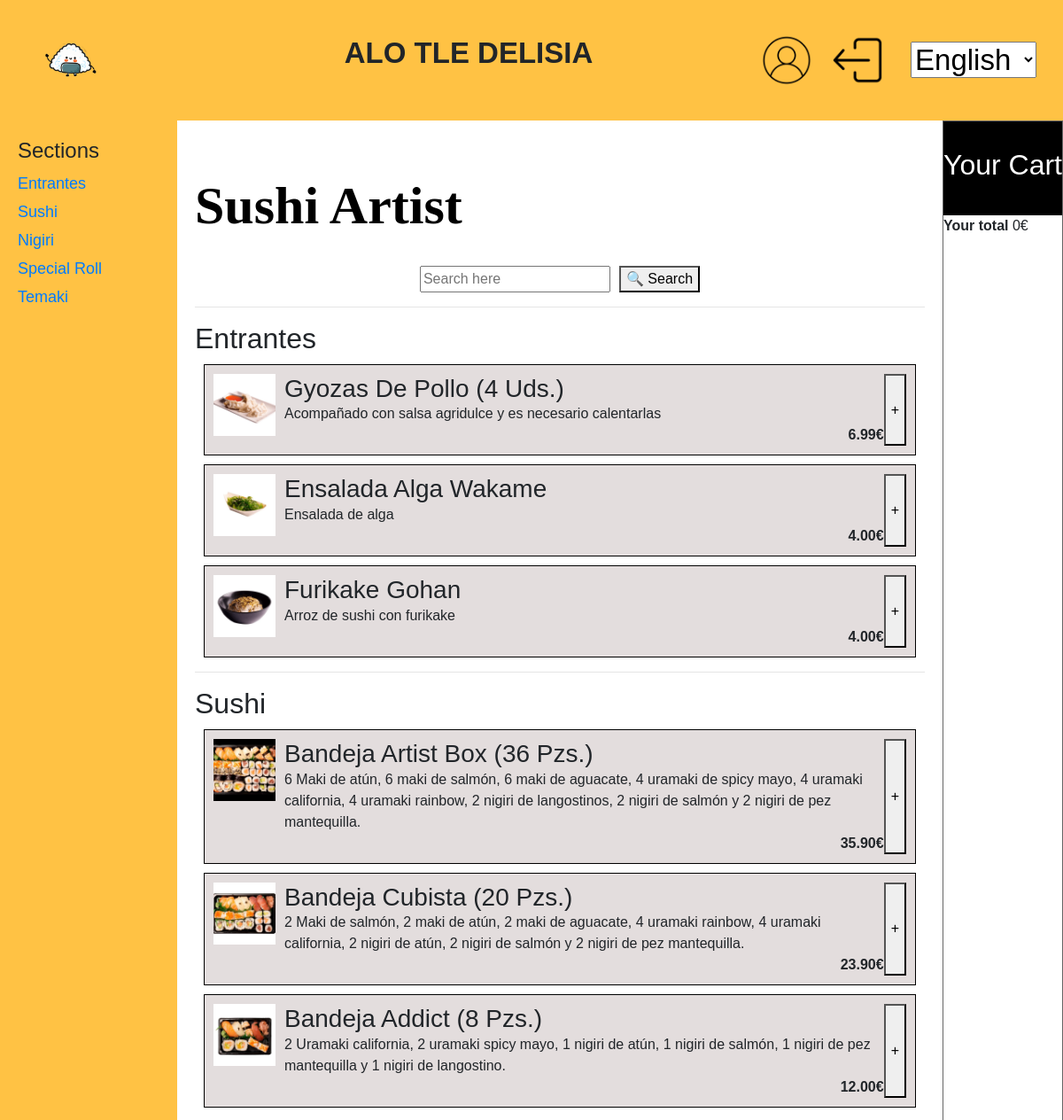
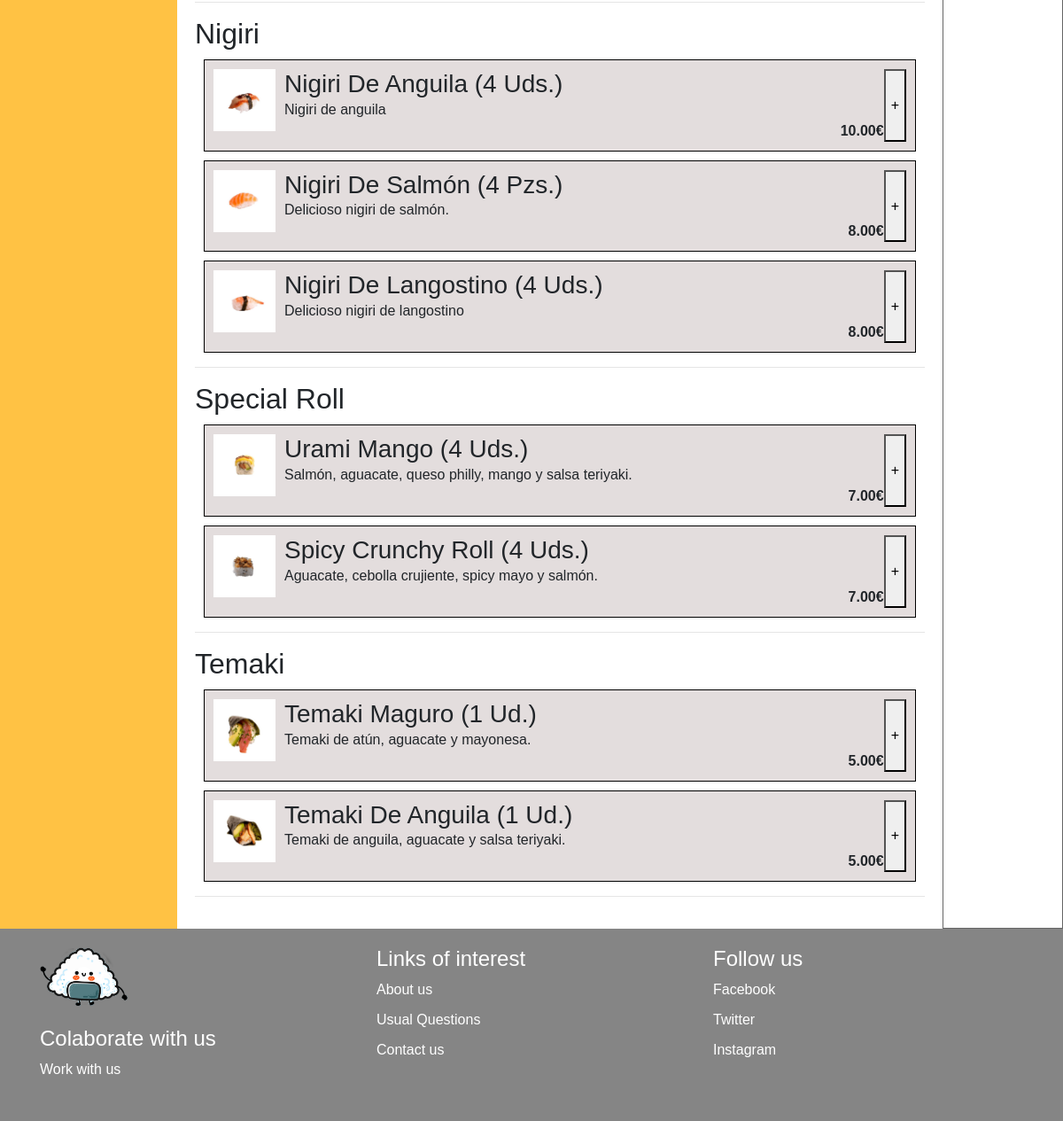
/restaurante/Sushi Artist, run on the app's committed database (2 pictures, top to bottom).
### myapp/models.py (models this page shows)
class TipoProducto(models.Model):
    idTipoProducto = models.AutoField(primary_key=True)
    nombre = models.CharField(max_length=255)
    descripcion=models.TextField()
    idRestaurante = models.ForeignKey(Restaurante, on_delete=models.CASCADE)

class Restaurante(models.Model):
    idRestaurante = models.AutoField(primary_key=True)
    nombre = models.CharField(max_length=255)
    ubicacion = models.CharField(max_length=255)
    horario = models.CharField(max_length=255)
    descripcion = models.TextField()
    idTipoRestaurante = models.ForeignKey(TipoRestaurante, on_delete=models.CASCADE)

class Producto(models.Model):
    idProducto = models.AutoField(primary_key=True)
    nombre = models.CharField(max_length=255)
    descripcionProducto = models.TextField()
    precio = models.DecimalField(max_digits=10, decimal_places=2)
    idTipoProducto = models.ForeignKey(TipoProducto, on_delete=models.CASCADE)
    idRestaurante = models.ForeignKey('Restaurante', on_delete=models.CASCADE)

### myapp/views.py (the view)
# urls.py: path(_('restaurante/'), restaurante, name='unRestaurante'),
def restaurante(request, nombreRestaurante):
    restaurante = get_object_or_404(Restaurante, nombre=nombreRestaurante)
    productos = Producto.objects.filter(idRestaurante=restaurante)
    categorias = TipoProducto.objects.filter(producto__idRestaurante=restaurante).distinct()
    restaurante_id = restaurante.idRestaurante
    username = request.user.username if request.user.is_authenticated else None
    context = {
        'restaurante': restaurante,
        'productos': productos,
        'categorias': categorias,
        'username': username,
        'restaurante_id': restaurante_id,
    }
    return render(request, 'unRestaurante.html', context)

### myapp/templates/myapp/unRestaurante.html (shortened to what this page needs)
{% extends 'base.html' %}
{% load i18n%}
{% block content %}
    {% load static %}
    <link rel="stylesheet" href="{% static 'css/stylePrincipal.css' %}">
    <link rel="stylesheet" href="{% static 'css/sushiDonosti.css' %}">
    <div class="wrapper">
        <aside class="lado">
            <h2>{% trans "Secciones" %}</h2>
            <ul>
                {% for categoria in categorias %}
                    <li><a href=#{{categoria.nombre}}>{{categoria.nombre}}</a></li>
                {% endfor %}
            </ul>
        </aside>
        <div class="main">
            <div class="primerBloque">
                <h1 class="restaurante">{{ restaurante.nombre }}</h1>
                <br>
                <div class="buscador">
                    <input type="text" class="buscar" placeholder="{% trans 'Busca aquí' %}">
                    <button class="search-button">&#128269; {% trans "Buscar" %}</button>
                </div>
            </div>
            <hr>
            <div class="contenedor-items">
                {% for tipo_producto in categorias %}
                    <div id="{{ tipo_producto.nombre }}">
                        <h2>{{ tipo_producto.nombre }}</h2>
                        {% for producto in restaurante.producto_set.all %}
                            {% if producto.idTipoProducto == tipo_producto %}
                            <div class="item">
                                <img src="{% static 'imagenes/' %}{{ producto.nombre|lower }}.png" alt="{{ producto.nombre }}" style="width: 70px; height: 70px;"class="img-item">
                                <div class="contenido-producto">
                                <h3 class="titulo-item">{{ producto.nombre }}</h3>
                                <p>{{ producto.descripcionProducto }}</p>
                                <p class="precio-item"><strong>{{ producto.precio }}€</strong></p>
                                </div>
                                <button class="boton-item">+</button>
                            </div>
                            {% endif %}
                        {% endfor %}
                    </div>
                    <hr>
                {% endfor %}
            </div>
        </div>
        <div class="carrito" id="carrito">
            <div class="header-carrito">
                <h2>{% trans "Tu Carrito" %}</h2>
            </div>
            <div class="carrito-total">
                <div class="fila">
                    <strong>{% trans "Tu Total" %}</strong>
                    <span class="carrito-precio-total">
                        0€
                    </span>
                </div>
            </div>
        </div>
    </div>
{% endblock %}

### myapp/static/css/stylePrincipal.css (style rules this page uses)
body { font-family: Arial; }
img { max-width: 100%; height: auto; }
h1 { color: black; font-family: serif; font-size: 60px; font-weight: 600; margin-top: 40px; }

### myapp/static/css/sushiDonosti.css (style rules this page uses)
.item { border: 1px solid #000000; padding: 10px; margin: 10px; display: flex; background-color: #e3dddd; }
.item img { width: 100%; height: auto; margin-right: 10px; }
.contenido-producto { flex-grow: 1; }
.contenido-producto h3, .contenido-producto p { margin: 0; }
.precio-item { font-weight: bold; text-align: right; }
.buscador { display: flex; align-items: center; justify-content: center; text-align: center; }
.buscar { margin-right: 10px; }
aside h2 { font-size: 24px; margin-bottom: 10px; }
aside ul { list-style: none; padding: 0; }
aside li { font-size: 18px; margin-bottom: 5px; }
.carrito { border: 1px solid #666; position: sticky !important; }
.carrito .header-carrito { background-color: #000; color: #fff; text-align: center; padding: 30px 0; }
.wrapper { display: flex; }
.main { flex-grow: 1; padding: 20px; width: 800px; }
aside { width: 200px; background-color: #ffc244; padding: 20px; }

### data on the page
TipoProducto: nombre "Entrantes"
TipoProducto: nombre "Sushi"
TipoProducto: nombre "Nigiri"
TipoProducto: nombre "Special Roll"
TipoProducto: nombre "Temaki"
Restaurante: nombre "Sushi Artist"
Producto: shows a picture, nombre "Gyozas De Pollo (4 Uds.)", descripcionProducto "Acompañado con salsa agridulce y es necesario calentarlas", precio "6.99"
Producto: shows a picture, nombre "Ensalada Alga Wakame", descripcionProducto "Ensalada de alga", precio "4.00"
Producto: shows a picture, nombre "Furikake Gohan", descripcionProducto "Arroz de sushi con furikake", precio "4.00"
Producto: shows a picture, nombre "Bandeja Artist Box (36 Pzs.)", descripcionProducto "6 Maki de atún, 6 maki de salmón, 6 maki de aguacate, 4 uramaki de spicy mayo, 4 uramaki california, 4 uramaki rainbow, 2 nigiri de langostinos, 2 nigiri de salmón y 2 nigiri de pez mantequilla.", precio "35.90"
Producto: shows a picture, nombre "Bandeja Cubista (20 Pzs.)", descripcionProducto "2 Maki de salmón, 2 maki de atún, 2 maki de aguacate, 4 uramaki rainbow, 4 uramaki california, 2 nigiri de atún, 2 nigiri de salmón y 2 nigiri de pez mantequilla.", precio "23.90"
Producto: shows a picture, nombre "Bandeja Addict (8 Pzs.)", descripcionProducto "2 Uramaki california, 2 uramaki spicy mayo, 1 nigiri de atún, 1 nigiri de salmón, 1 nigiri de pez mantequilla y 1 nigiri de langostino.", precio "12.00"
Producto: shows a picture, nombre "Nigiri De Anguila (4 Uds.)", descripcionProducto "Nigiri de anguila", precio "10.00"
Producto: shows a picture, nombre "Nigiri De Salmón (4 Pzs.)", descripcionProducto "Delicioso nigiri de salmón.", precio "8.00"
Producto: shows a picture, nombre "Nigiri De Langostino (4 Uds.)", descripcionProducto "Delicioso nigiri de langostino", precio "8.00"
Producto: shows a picture, nombre "Urami Mango (4 Uds.)", descripcionProducto "Salmón, aguacate, queso philly, mango y salsa teriyaki.", precio "7.00"
Producto: shows a picture, nombre "Spicy Crunchy Roll (4 Uds.)", descripcionProducto "Aguacate, cebolla crujiente, spicy mayo y salmón.", precio "7.00"
Producto: shows a picture, nombre "Temaki Maguro (1 Ud.)", descripcionProducto "Temaki de atún, aguacate y mayonesa.", precio "5.00"
Producto: shows a picture, nombre "Temaki De Anguila (1 Ud.)", descripcionProducto "Temaki de anguila, aguacate y salsa teriyaki.", precio "5.00"
